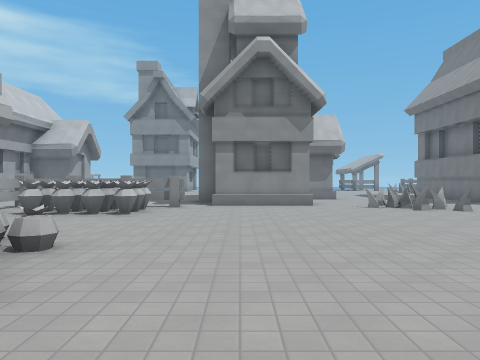
view 1 (above)

24 first-person views from a walk through a Godot game level. The camera is 1.5 m above the floor, looks level and sees 70° across. The floor is counted in squares, 2 m on a side. Each view is taken from the middle of a square. On the plan, view 1 faces up. The plan holds only what a view shows up to about 11 squares ahead; the rest is blank. The place goes on beyond the plan. Surface patterns are stand-ins for the level's own textures.

view 2
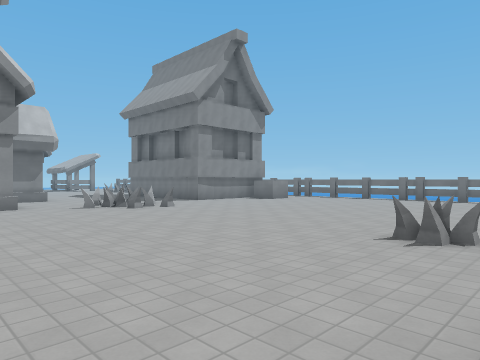

view 3
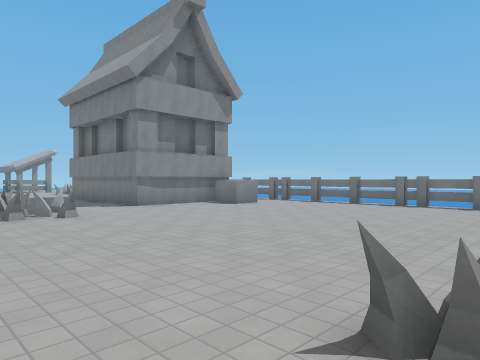

view 4
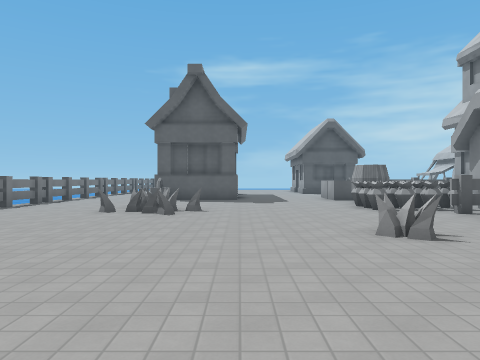

view 5
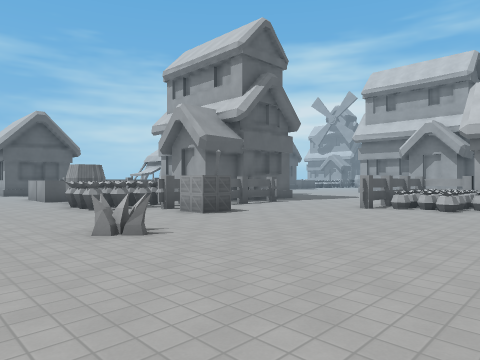

view 6
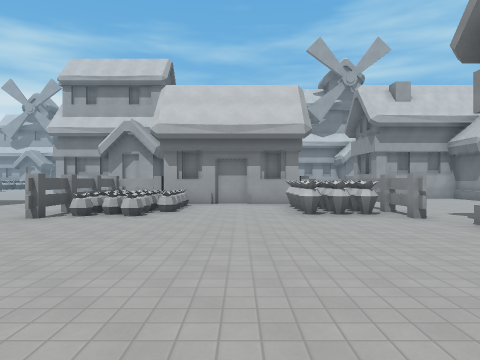

view 7
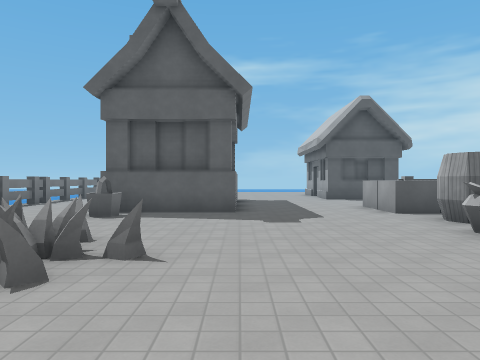

view 8
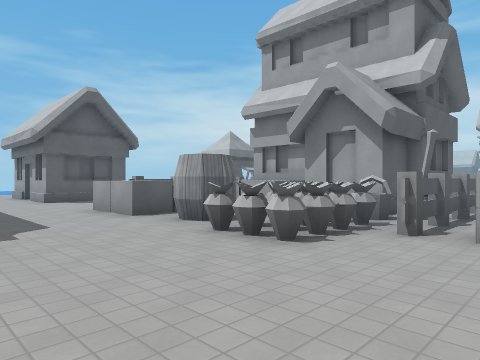

view 9
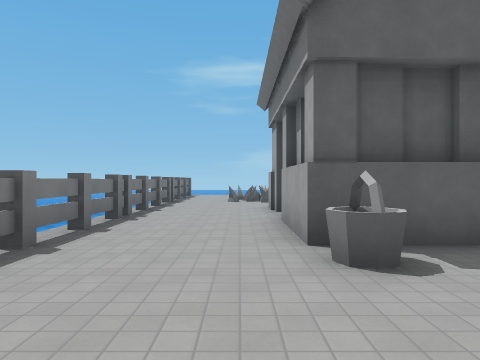

view 10
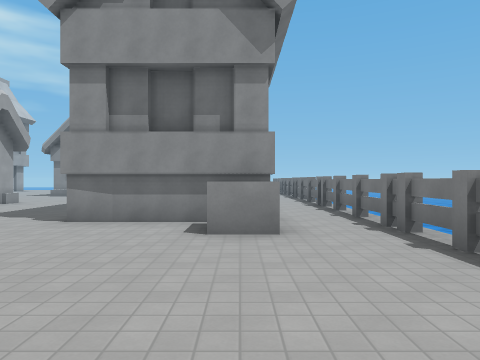

view 11
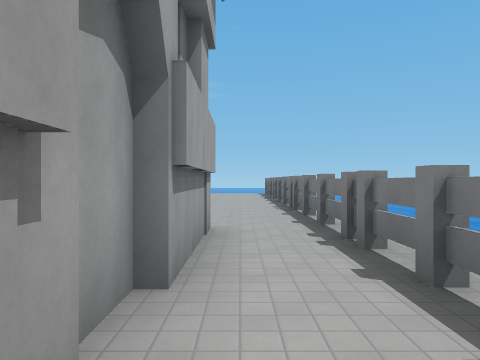

view 12
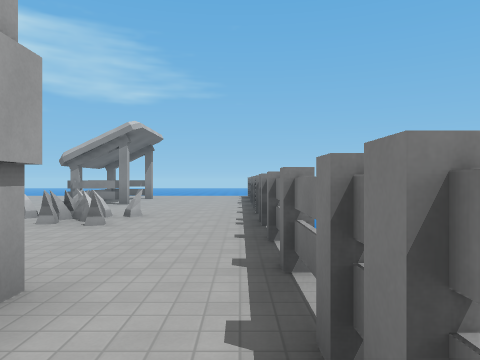

view 13
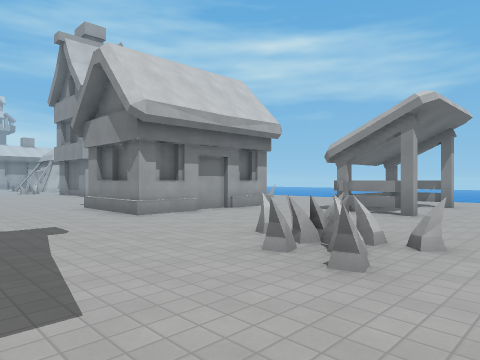

view 14
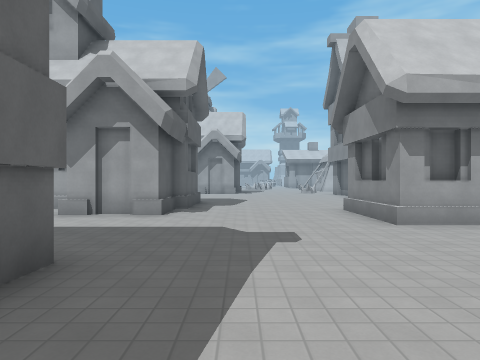

view 15
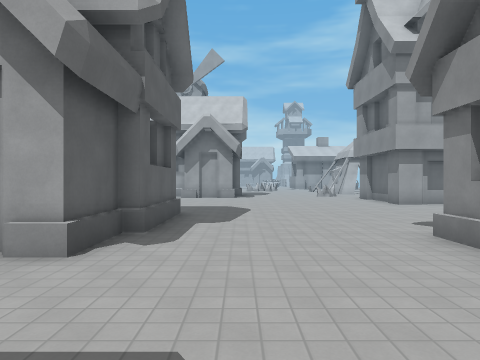

view 16
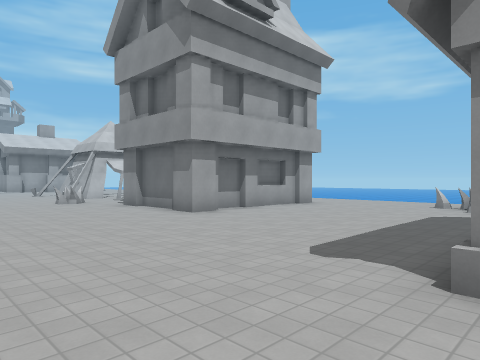

view 17
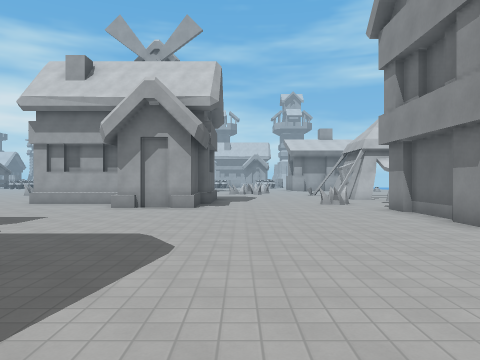

view 18
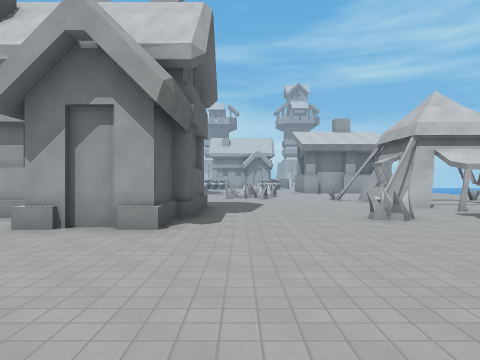

view 19
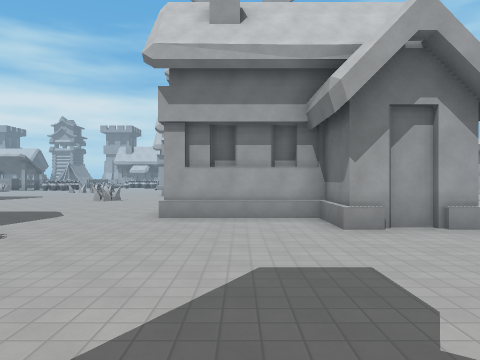

view 20
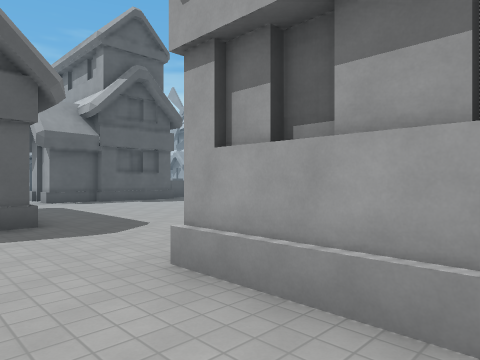

view 21
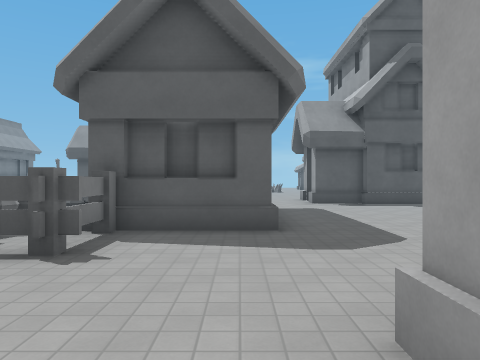

view 22
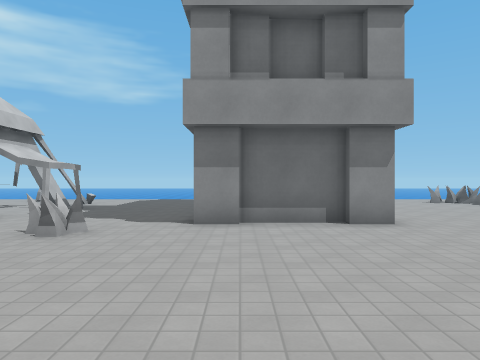

view 23
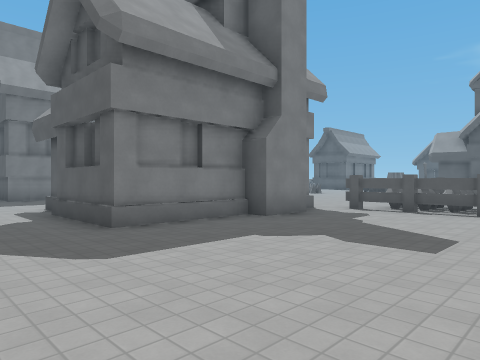

view 24
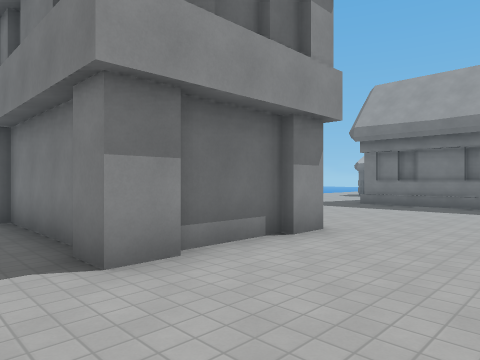

### Floor plan
Key: @ floor where view 1 was taken; # wall or solid block; . floor; = window, fence, low wall or low ledge; ^ raised ledge; B block; A barrel; C crate; U bucket.
Columns run from 13 left of view 1 to 14 right of it. Each row starts with its distance up from view 1.
 26  ##...## #....#      =#.
 25 ..#....# #.....    ..=..
 24 .......# #......# #..#=....#
 23 ###....# #......###........#
 22 ..#....###......###........#
 21 ....#...........###........#
 20 ................###...##...=
 19 .......................#...#
 18 ...........................=
 17 ..####.....................#
 16     ##.....................#
 15     ##......#####....#  #..#
 14     #.......#   #...    #..#
 13     #.......#   ^...    #..#
 12     #.......#  #.....#  #..#
 11   ..........#  #.....#  #..#
 10 ...........#####.##..####..#
  9 .......##^##.....##.....B..#
  8 .....######=...............#
  7 ..... ##.##................
  6 .....  #...................#
  5 .....  #...................#
  4 .....  #=^==...............#
  3 .....  #====...............#
  2 ###..  #####......=.......
  1         ..........#......
  0         .....@.C.........
 -1             ...C..........
 -2            #####.....###...
 -3            ######=....#=...#
 -4             ######.........#
 -5              #^AA..........#
 -6            #  ^AA......U...#
 -7            #   ^^...####...#
 -8                 ^...#  #...#
 -9               ^^....   #...=
-10                 ....   #...#
-11                 ...    #...=
-12                  ..    #...#
-13                        ....#
-14                        ....#

Where each view was taken, in squares from view 1:
view 1: 0 up, 0 right, facing up
view 2: 0 up, 0 right, facing up-right
view 3: 1 up, 3 right, facing up-right
view 4: 6 up, 7 right, facing down
view 5: 6 up, 7 right, facing down-left
view 6: 6 up, 5 right, facing left
view 7: 1 up, 7 right, facing down
view 8: 0 up, 7 right, facing down-left
view 9: 3 down, 11 right, facing down
view 10: 4 up, 11 right, facing up
view 11: 10 up, 12 right, facing up
view 12: 13 up, 13 right, facing up
view 13: 16 up, 12 right, facing up-left
view 14: 17 up, 11 right, facing left
view 15: 17 up, 7 right, facing left
view 16: 17 up, 3 right, facing up-left
view 17: 18 up, 2 right, facing left
view 18: 18 up, 2 left, facing left
view 19: 13 up, 2 left, facing left
view 20: 14 up, 7 left, facing down-left
view 21: 13 up, 8 left, facing down
view 22: 16 up, 6 left, facing up
view 23: 18 up, 6 left, facing down-right
view 24: 19 up, 8 left, facing up-right
